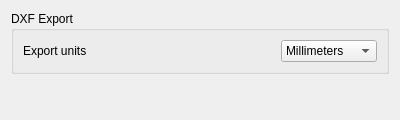
<?xml version="1.0" encoding="UTF-8"?>
<ui version="4.0">
 <class>Gui::Dialog::DlgSettingsDXFExportUnits</class>
 <widget class="QWidget" name="Gui::Dialog::DlgSettingsDXFExportUnits">
  <property name="geometry">
   <rect>
    <x>0</x>
    <y>0</y>
    <width>400</width>
    <height>120</height>
   </rect>
  </property>
  <property name="windowTitle">
   <string>DXF Scaling</string>
  </property>
  <layout class="QVBoxLayout">
   <item>
    <widget class="QGroupBox" name="groupBoxDXFExportUnits">
     <property name="title">
      <string>DXF Export</string>
     </property>
     <layout class="QVBoxLayout">
      <item>
       <layout class="QHBoxLayout" name="horizontalLayout_ExportUnits">
        <item>
         <widget class="QLabel" name="label_dxfExportUnits">
          <property name="text">
           <string>Export units</string>
          </property>
         </widget>
        </item>
        <item>
         <spacer name="horizontalSpacer_ExportUnits">
          <property name="orientation">
           <enum>Qt::Horizontal</enum>
          </property>
          <property name="sizeHint" stdset="0">
           <size>
            <width>40</width>
            <height>20</height>
           </size>
          </property>
         </spacer>
        </item>
        <item>
         <widget class="Gui::PrefComboBox" name="comboBox_dxfExportUnits">
          <property name="toolTip">
           <string>Unit system for the exported DXF file. FreeCAD works in millimeters
internally; geometry is scaled to the chosen unit on export and
$INSUNITS is set accordingly in the DXF header.</string>
          </property>
          <item>
           <property name="text">
            <string>Millimeters</string>
           </property>
          </item>
          <item>
           <property name="text">
            <string>Centimeters</string>
           </property>
          </item>
          <item>
           <property name="text">
            <string>Meters</string>
           </property>
          </item>
          <item>
           <property name="text">
            <string>Inches</string>
           </property>
          </item>
          <item>
           <property name="text">
            <string>Feet</string>
           </property>
          </item>
          <item>
           <property name="text">
            <string>Unitless</string>
           </property>
          </item>
          <property name="prefEntry" stdset="0">
           <cstring>dxfExportUnits</cstring>
          </property>
          <property name="prefPath" stdset="0">
           <cstring>Mod/Draft</cstring>
          </property>
         </widget>
        </item>
       </layout>
      </item>
     </layout>
    </widget>
   </item>
   <item>
    <spacer name="verticalSpacer">
     <property name="orientation">
      <enum>Qt::Vertical</enum>
     </property>
     <property name="sizeHint" stdset="0">
      <size>
       <width>20</width>
       <height>40</height>
      </size>
     </property>
    </spacer>
   </item>
  </layout>
 </widget>
 <customwidgets>
  <customwidget>
   <class>Gui::PrefComboBox</class>
   <extends>QComboBox</extends>
   <header>Gui/PrefWidgets.h</header>
  </customwidget>
 </customwidgets>
 <resources/>
 <connections/>
</ui>
